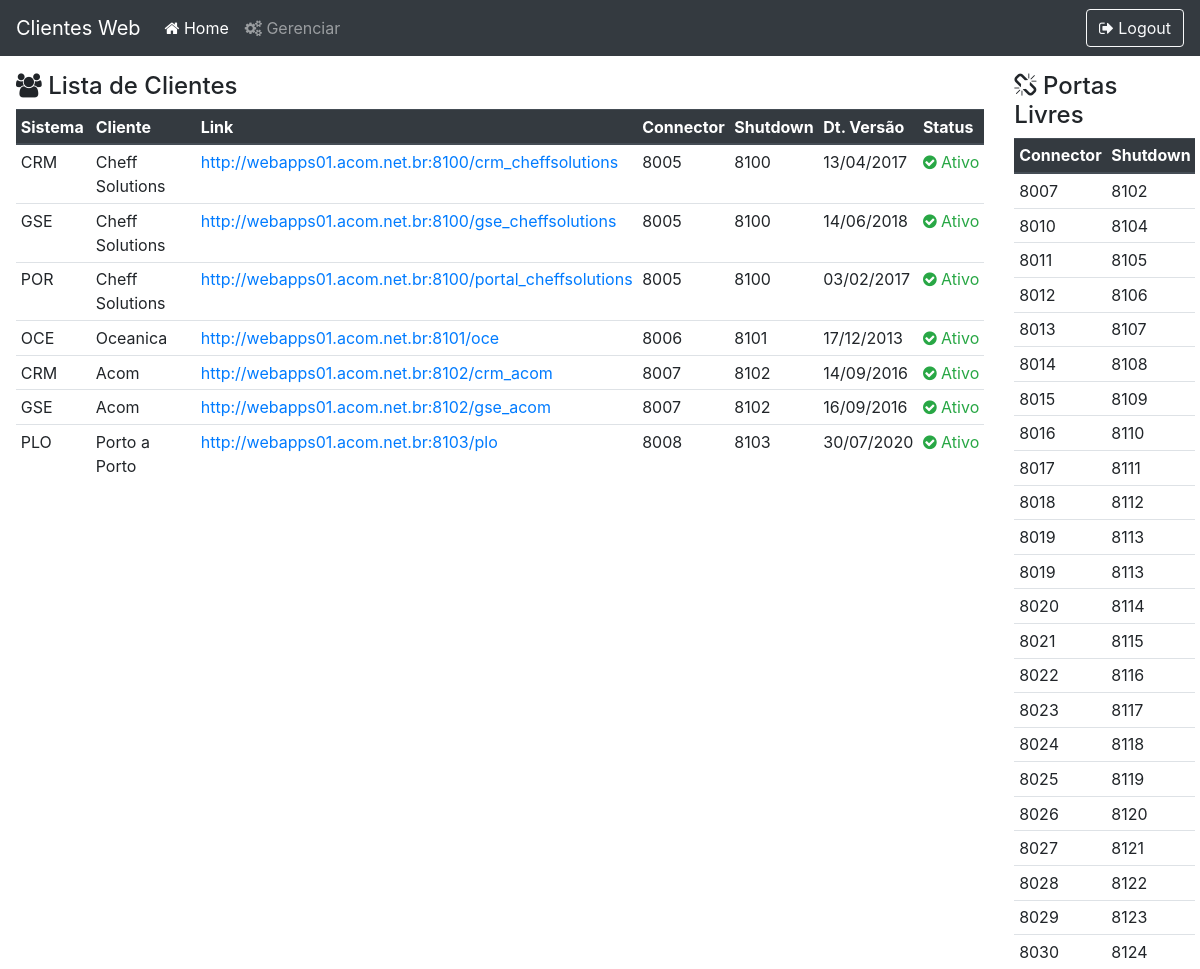
Before: / (signed in, upper part) with the older database file.
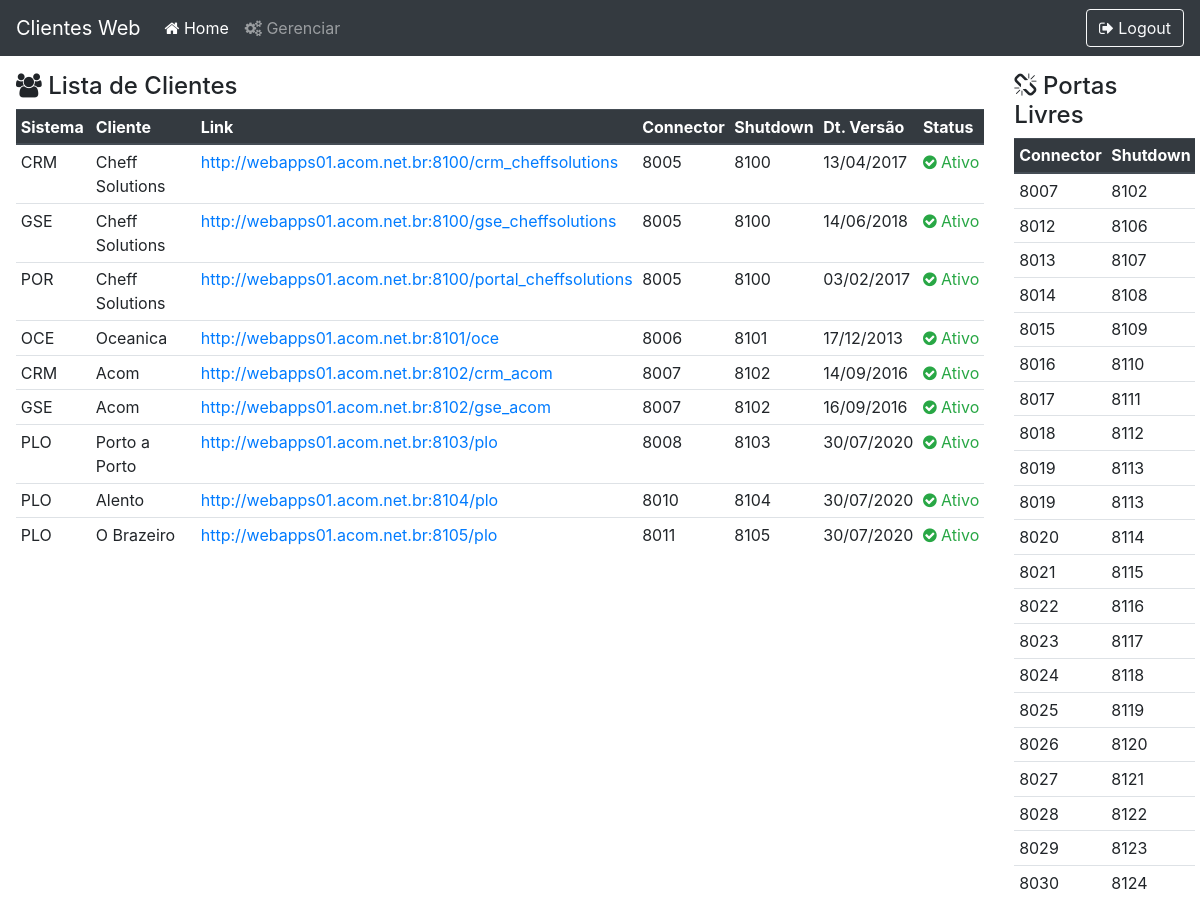
After: the same page with the newer database file.
### core/models.py (models this page shows, shortened)
class Client(models.Model):
    STATUS = (
        ("1", "Ativo"),
        ("2", "Suspenso"),
        ("3", "Com Erro")
    )
    name = models.CharField('Name', max_length=100)
    link = models.CharField('Link', max_length=100)
    port = models.ForeignKey(Port, on_delete=models.CASCADE)
    system = models.ForeignKey(System, on_delete=models.CASCADE, default=1)
    version = models.DateField('Version')
    status = models.CharField('Status', choices=STATUS, max_length=1, default='1')

class System(models.Model):
    initials = models.CharField('Initials', max_length=3)
    name = models.CharField('Name', max_length=100)

class Port(models.Model):
    connector = models.IntegerField('Connector Port')
    shutdown = models.IntegerField('Shutdown Port')

### core/views.py (the view)
# urls.py: path('', index, name='index'),
def index(request):
    if str(request.user) != 'AnonymousUser':
        ports = []
        for client in Client.objects.all():
            ports.append(client.port_id)
        context = {
            'clients': Client.objects.all(),
            'ports': Port.objects.exclude(id__in=ports)
        }
        return render(request, 'index.html', context)
    else:
        return loginUser(request)

### core/templates/index.html (shortened to what this page needs)
{% load static %}
<!DOCTYPE html>
<html lang="pt-br">
<head>
    <link rel="stylesheet" href="{% static 'css/style.css' %}">
    <link rel="stylesheet" href="https://cdnjs.cloudflare.com/ajax/libs/font-awesome/4.7.0/css/font-awesome.min.css">
    <link rel="stylesheet" href="https://stackpath.bootstrapcdn.com/bootstrap/4.5.0/css/bootstrap.min.css">
</head>
<body>
    <nav class="navbar stick-top navbar-expand-lg navbar-dark bg-dark">
        <a class="navbar-brand" href="{% url 'index' %}">Clientes Web</a>
        <div class="collapse navbar-collapse" id="navbarTogglerDemo03">
            <ul class="navbar-nav mr-auto mt-2 mt-lg-0 navbar-left">
                <li class="nav-item"><a class="nav-link active" href="{% url 'index' %}"><i class="fa fa-home"></i> Home</a></li>
                <li class="nav-item"><a class="nav-link" href="{% url 'manager' %}"><i class="fa fa-cogs"></i> Gerenciar</a></li>
            </ul>
            <a href="{% url 'logout' %}" type="button" class="btn btn-outline-light"><i class="fa fa-sign-out"></i> Logout</a>
        </div>
    </nav>
    <div class="container-fluid p-3">
        <div class="row">
            <div class="col-10">
                <h4><i class="fa fa-users"></i> Lista de Clientes</h4>
                <table class="table table-sm table-hover">
            <thead class="thead-dark">
                <tr>
                    <th scope="col">Sistema</th>
                    <th scope="col">Cliente</th>
                    <th scope="col">Link</th>
                    <th scope="col">Connector</th>
                    <th scope="col">Shutdown</th>
                    <th scope="col">Dt. Versão</th>
                    <th scope="col">Status</th>
                </tr>
            </thead>
            <tbody>
                {% for client in clients %}
                    <tr>
                        <td class="col-1">{{ client.system.initials }}</td>
                        <td class="col-2">{{ client.name }}</td>
                        <td class="col-5"><a href="{{ client.link }}">{{ client.link }}</a></td>
                        <td class="col-1">{{ client.port.connector }}</td>
                        <td class="col-1">{{ client.port.shutdown }}</td>
                        <td class="col-1">{{ client.version|date:"d/m/Y" }}</td>
                        {% if client.status == '1' %}
                            <td class="col-1 text-success"><i class="fa fa-check-circle"></i> {{ client.get_status_display }}</td>
                        {% else %}
                            <td class="col-1 text-danger"><i class="fa fa-close"></i> {{ client.get_status_display }}</td>
                        {% endif %}
                    </tr>
                {% endfor %}
            </tbody>
        </table>
            </div>
            <div class="col">
                <h4><i class="fa fa-chain-broken"></i> Portas Livres</h4>
                <table class="table table-sm table-hover">
            <thead class="thead-dark">
                <tr>
                    <th scope="col">Connector</th>
                    <th scope="col">Shutdown</th>
                </tr>
            </thead>
            <tbody>
                {% for port in ports %}
                    <tr>
                        <td class="col-1">{{ port.connector }}</td>
                        <td class="col-2">{{ port.shutdown }}</td>
                    </tr>
                {% endfor %}
            </tbody>
        </table>
            </div>
        </div>
    </div>
</body>
</html>

Changed rows visible on the page:
no longer on this page (row unchanged): Port: connector "8010", shutdown "8104"
no longer on this page (row unchanged): Port: connector "8011", shutdown "8105"
added Client: system.initials "PLO", name "Alento", link "http://webapps01.acom.net.br:8104/plo", port.connector "8010", port.shutdown "8104", version "30/07/2020", status "Ativo"
added Client: system.initials "PLO", name "O Brazeiro", link "http://webapps01.acom.net.br:8105/plo", port.connector "8011", port.shutdown "8105", version "30/07/2020", status "Ativo"
